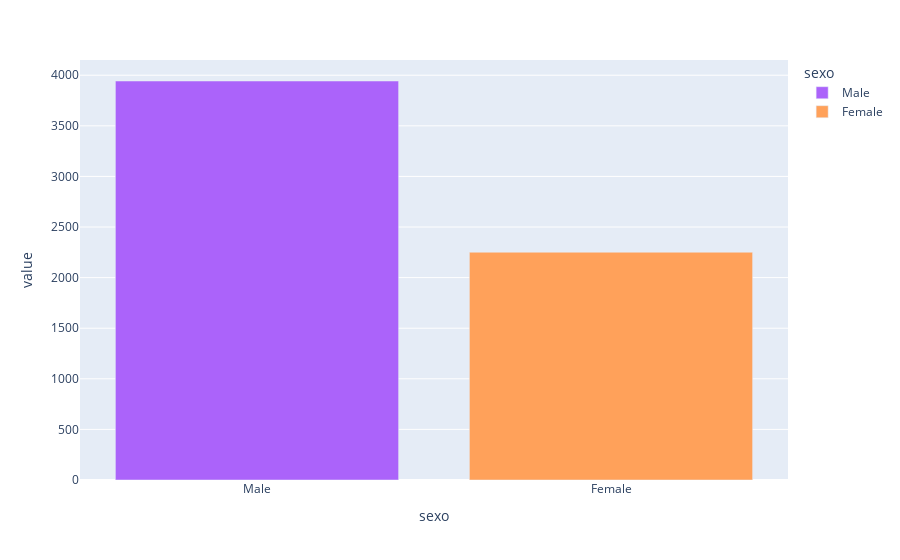

Notebook code for this chart:
### Code cell
contagem_target = dfAluno.value_counts("sexo")
px.bar(contagem_target, color=contagem_target.index, category_orders={"sexo": lista_admissao})

### Figure 1 — Plotly figure (JSON) as saved in the notebook; plotly's stock layout.template omitted (floating-point values rounded to 4 significant figures)
{"data": [{"alignmentgroup": "True", "hovertemplate": "sexo=%{x}<br>value=%{y}<extra></extra>", "legendgroup": "Male", "marker": {"color": "#ab63fa", "pattern": {"shape": ""}}, "name": "Male", "offsetgroup": "Male", "orientation": "v", "showlegend": true, "textposition": "auto", "type": "bar", "x": ["Male"], "xaxis": "x", "y": [3943], "yaxis": "y"}, {"alignmentgroup": "True", "hovertemplate": "sexo=%{x}<br>value=%{y}<extra></extra>", "legendgroup": "Female", "marker": {"color": "#FFA15A", "pattern": {"shape": ""}}, "name": "Female", "offsetgroup": "Female", "orientation": "v", "showlegend": true, "textposition": "auto", "type": "bar", "x": ["Female"], "xaxis": "x", "y": [2251], "yaxis": "y"}], "layout": {"barmode": "relative", "legend": {"title": {"text": "sexo"}, "tracegroupgap": 0}, "margin": {"t": 60}, "xaxis": {"anchor": "y", "categoryarray": ["deny", "Waitlist", "Admit", "Male", "Female"], "categoryorder": "array", "domain": [0, 1], "title": {"text": "sexo"}}, "yaxis": {"anchor": "x", "domain": [0, 1], "title": {"text": "value"}}}}
